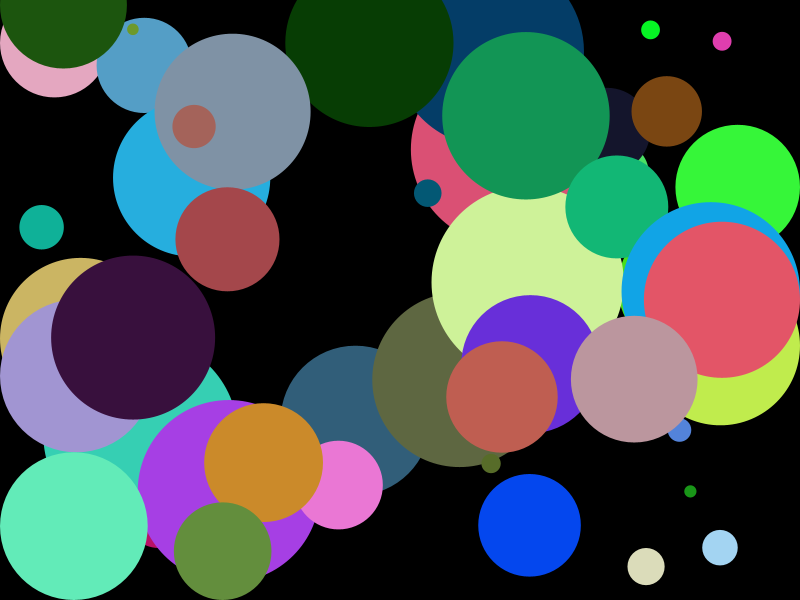
Frame 1 (no input)
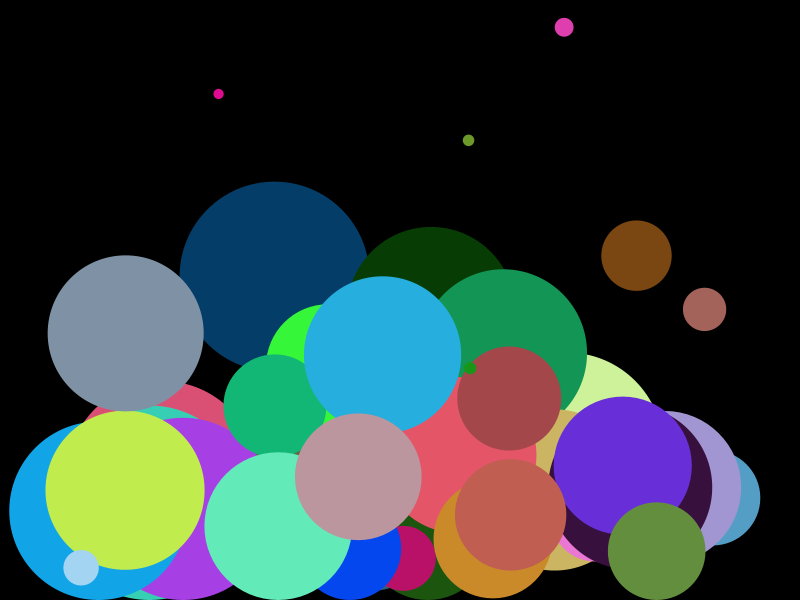
Frame 60 (the mouse pressed at the canvas centre just before this capture)
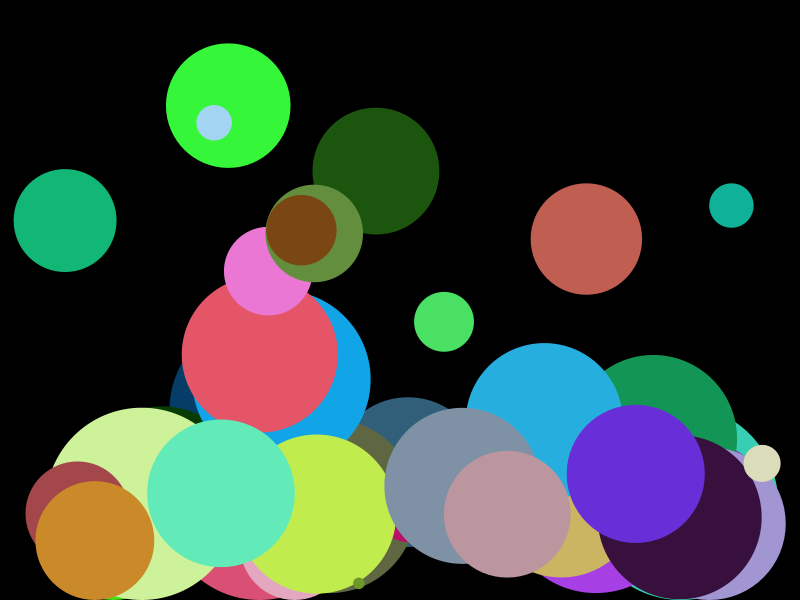
Frame 120 (the mouse held since frame 60 and released just before this capture)

The Processing sketch that drew these frames (run headless with seeded random() and noise(); from frame 60 on, the mouse is pressed at the canvas centre):

// Processing sketch: PhysBall
// ── PhysBall.pde
Ball[] b;
String name = "Boueny Folefack";

void setup(){
  println(name.charAt(0));
  size(800, 600);
  b = new Ball[50];
  for (int i = 0; i < 50; i++){
    b[i] = new Ball(new PVector(0, 1), new PVector(random(width), random(height)), random(10, 200));
  }
  noStroke();
}

void draw(){
  background(0);
  for (int i = 0; i < 50; i++){
    b[i].update();
    b[i].display();
  }

}

void mousePressed(){
  for (int i = 0; i < 50; i++){
    b[i].injectVelocity(50);
  }
}

// ── Ball.pde
public class Ball {
  PVector pos;
  PVector vel;
  PVector acc;
  float size;
  color c;

  Ball(PVector g_, PVector p_, float sz_) {
    pos = p_;
    vel = new PVector(0, 0);
    injectVelocity(15);
    g_.mult(sz_/50);
    acc = g_;
    size = sz_;
    c = color(random(255), random(255), random(255));
  }

  void update() {
    vel.add(acc);
    vel.limit(100);
    pos.add(vel);
    vel.mult(.99);
    if (pos.y > height - size/2) {
      vel.y *= -.95; 
      pos.y = height - size/2;
    }
    if (pos.x > width - size/2) {
      vel.x *= -.95; 
      pos.x = width - size/2;
    }
    if (pos.x < size/2) {
      vel.x *= -.95; 
      pos.x = size/2;
    }
    if(mousePressed){
      if(mouseButton  == RIGHT){
        slowDown();
      }
      if(mouseButton == CENTER){
        speedUp(); 
      }
    }
  }

  void display() {
    fill(c);
    ellipse(pos.x, pos.y, size, size);
  }

  void injectVelocity(float mag) {
    float v = random(PI);
    PVector v2 = new PVector(cos(v), sin(v));
    vel.add(PVector.mult(v2, -mag)); 
  }
  
  void slowDown(){
    vel.mult(.2);
  }
  void speedUp(){
    vel.mult(1.2); 
  }
}
